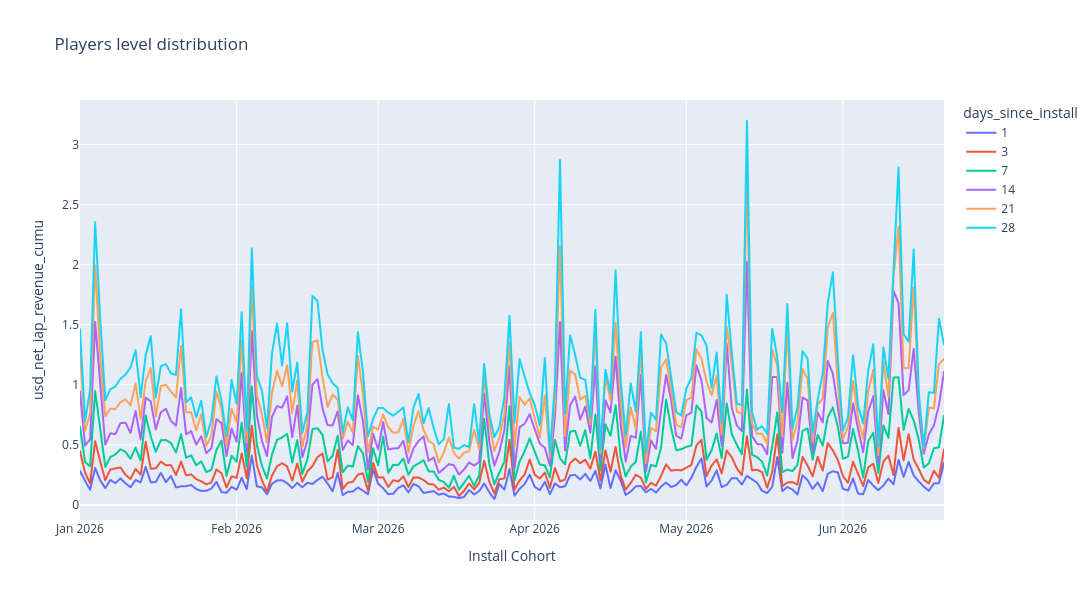

This figure's notebook cell:
### Code cell
fig = px.line(ltv_cohorted[ltv_cohorted['days_since_install'].isin([1, 3, 7, 14, 21, 28])], 
              x='install_cohort', 
              labels={'install_cohort': 'Install Cohort'},
              y='usd_net_iap_revenue_cumu',
              color='days_since_install',
              title='Players level distribution',
              width=1500,
              height=600,
              hover_data={'days_since_install': True, 'usd_net_iap_revenue_cumu': True, 'users': True})

fig.show()

### Figure 1 — Plotly figure (JSON) as saved in the notebook; plotly's stock layout.template omitted (floating-point values rounded to 4 significant figures; data arrays with more than 128 entries replaced by an {"elided": "..."} marker saying what was removed)
{"data": [{"customdata": {"elided": "172x2 int values"}, "hovertemplate": "days_since_install=%{customdata[0]}<br>Install Cohort=%{x}<br>usd_net_iap_revenue_cumu=%{y}<br>users=%{customdata[1]}<extra></extra>", "legendgroup": "1", "line": {"color": "#636efa", "dash": "solid"}, "marker": {"symbol": "circle"}, "mode": "lines", "name": "1", "showlegend": true, "type": "scattergl", "x": {"elided": "172 str values"}, "xaxis": "x", "y": {"elided": "172 float values"}, "yaxis": "y"}, {"customdata": {"elided": "172x2 int values"}, "hovertemplate": "days_since_install=%{customdata[0]}<br>Install Cohort=%{x}<br>usd_net_iap_revenue_cumu=%{y}<br>users=%{customdata[1]}<extra></extra>", "legendgroup": "3", "line": {"color": "#EF553B", "dash": "solid"}, "marker": {"symbol": "circle"}, "mode": "lines", "name": "3", "showlegend": true, "type": "scattergl", "x": {"elided": "172 str values"}, "xaxis": "x", "y": {"elided": "172 float values"}, "yaxis": "y"}, {"customdata": {"elided": "172x2 int values"}, "hovertemplate": "days_since_install=%{customdata[0]}<br>Install Cohort=%{x}<br>usd_net_iap_revenue_cumu=%{y}<br>users=%{customdata[1]}<extra></extra>", "legendgroup": "7", "line": {"color": "#00cc96", "dash": "solid"}, "marker": {"symbol": "circle"}, "mode": "lines", "name": "7", "showlegend": true, "type": "scattergl", "x": {"elided": "172 str values"}, "xaxis": "x", "y": {"elided": "172 float values"}, "yaxis": "y"}, {"customdata": {"elided": "172x2 int values"}, "hovertemplate": "days_since_install=%{customdata[0]}<br>Install Cohort=%{x}<br>usd_net_iap_revenue_cumu=%{y}<br>users=%{customdata[1]}<extra></extra>", "legendgroup": "14", "line": {"color": "#ab63fa", "dash": "solid"}, "marker": {"symbol": "circle"}, "mode": "lines", "name": "14", "showlegend": true, "type": "scattergl", "x": {"elided": "172 str values"}, "xaxis": "x", "y": {"elided": "172 float values"}, "yaxis": "y"}, {"customdata": {"elided": "172x2 int values"}, "hovertemplate": "days_since_install=%{customdata[0]}<br>Install Cohort=%{x}<br>usd_net_iap_revenue_cumu=%{y}<br>users=%{customdata[1]}<extra></extra>", "legendgroup": "21", "line": {"color": "#FFA15A", "dash": "solid"}, "marker": {"symbol": "circle"}, "mode": "lines", "name": "21", "showlegend": true, "type": "scattergl", "x": {"elided": "172 str values"}, "xaxis": "x", "y": {"elided": "172 float values"}, "yaxis": "y"}, {"customdata": {"elided": "172x2 int values"}, "hovertemplate": "days_since_install=%{customdata[0]}<br>Install Cohort=%{x}<br>usd_net_iap_revenue_cumu=%{y}<br>users=%{customdata[1]}<extra></extra>", "legendgroup": "28", "line": {"color": "#19d3f3", "dash": "solid"}, "marker": {"symbol": "circle"}, "mode": "lines", "name": "28", "showlegend": true, "type": "scattergl", "x": {"elided": "172 str values"}, "xaxis": "x", "y": {"elided": "172 float values"}, "yaxis": "y"}], "layout": {"height": 600, "legend": {"title": {"text": "days_since_install"}, "tracegroupgap": 0}, "title": {"text": "Players level distribution"}, "width": 1500, "xaxis": {"anchor": "y", "domain": [0, 1], "title": {"text": "Install Cohort"}}, "yaxis": {"anchor": "x", "domain": [0, 1], "title": {"text": "usd_net_iap_revenue_cumu"}}}}
